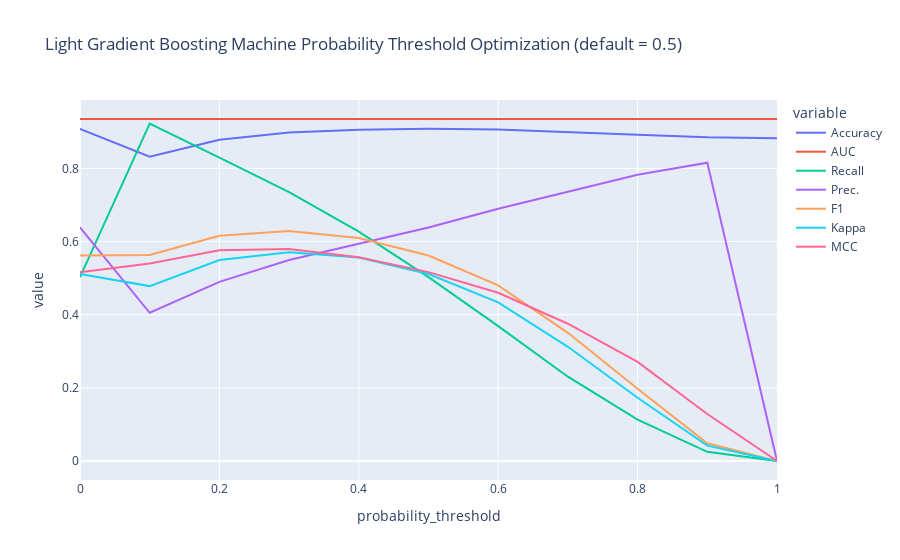

Notebook code cell kept with this figure:
### Code cell
# optimize threshold
optimized_lgb = optimize_threshold(bagged_lgb)

### Figure 1 — Plotly figure (JSON) as saved in the notebook; plotly's stock layout.template omitted (floating-point values rounded to 4 significant figures)
{"data": [{"hovertemplate": "variable=Accuracy<br>probability_threshold=%{x}<br>value=%{y}<extra></extra>", "legendgroup": "Accuracy", "line": {"color": "#636efa", "dash": "solid"}, "marker": {"symbol": "circle"}, "mode": "lines", "name": "Accuracy", "orientation": "v", "showlegend": true, "type": "scatter", "x": [0, 0.1, 0.2, 0.3, 0.4, 0.5, 0.6, 0.7, 0.8, 0.9, 1], "xaxis": "x", "y": [0.9083, 0.8323, 0.8787, 0.8982, 0.906, 0.9083, 0.9066, 0.9002, 0.8925, 0.8853, 0.8829], "yaxis": "y"}, {"hovertemplate": "variable=AUC<br>probability_threshold=%{x}<br>value=%{y}<extra></extra>", "legendgroup": "AUC", "line": {"color": "#EF553B", "dash": "solid"}, "marker": {"symbol": "circle"}, "mode": "lines", "name": "AUC", "orientation": "v", "showlegend": true, "type": "scatter", "x": [0, 0.1, 0.2, 0.3, 0.4, 0.5, 0.6, 0.7, 0.8, 0.9, 1], "xaxis": "x", "y": [0.9353, 0.9353, 0.9353, 0.9353, 0.9353, 0.9353, 0.9353, 0.9353, 0.9353, 0.9353, 0.9353], "yaxis": "y"}, {"hovertemplate": "variable=Recall<br>probability_threshold=%{x}<br>value=%{y}<extra></extra>", "legendgroup": "Recall", "line": {"color": "#00cc96", "dash": "solid"}, "marker": {"symbol": "circle"}, "mode": "lines", "name": "Recall", "orientation": "v", "showlegend": true, "type": "scatter", "x": [0, 0.1, 0.2, 0.3, 0.4, 0.5, 0.6, 0.7, 0.8, 0.9, 1], "xaxis": "x", "y": [0.5028, 0.9225, 0.8297, 0.7352, 0.6275, 0.5028, 0.369, 0.2305, 0.1131, 0.0251, 0], "yaxis": "y"}, {"hovertemplate": "variable=Prec.<br>probability_threshold=%{x}<br>value=%{y}<extra></extra>", "legendgroup": "Prec.", "line": {"color": "#ab63fa", "dash": "solid"}, "marker": {"symbol": "circle"}, "mode": "lines", "name": "Prec.", "orientation": "v", "showlegend": true, "type": "scatter", "x": [0, 0.1, 0.2, 0.3, 0.4, 0.5, 0.6, 0.7, 0.8, 0.9, 1], "xaxis": "x", "y": [0.6386, 0.4054, 0.49, 0.5497, 0.5941, 0.6386, 0.6897, 0.7368, 0.7828, 0.8159, 0], "yaxis": "y"}, {"hovertemplate": "variable=F1<br>probability_threshold=%{x}<br>value=%{y}<extra></extra>", "legendgroup": "F1", "line": {"color": "#FFA15A", "dash": "solid"}, "marker": {"symbol": "circle"}, "mode": "lines", "name": "F1", "orientation": "v", "showlegend": true, "type": "scatter", "x": [0, 0.1, 0.2, 0.3, 0.4, 0.5, 0.6, 0.7, 0.8, 0.9, 1], "xaxis": "x", "y": [0.5619, 0.5632, 0.6159, 0.6287, 0.6098, 0.5619, 0.4801, 0.3506, 0.1974, 0.0485, 0], "yaxis": "y"}, {"hovertemplate": "variable=Kappa<br>probability_threshold=%{x}<br>value=%{y}<extra></extra>", "legendgroup": "Kappa", "line": {"color": "#19d3f3", "dash": "solid"}, "marker": {"symbol": "circle"}, "mode": "lines", "name": "Kappa", "orientation": "v", "showlegend": true, "type": "scatter", "x": [0, 0.1, 0.2, 0.3, 0.4, 0.5, 0.6, 0.7, 0.8, 0.9, 1], "xaxis": "x", "y": [0.5115, 0.4783, 0.5496, 0.5712, 0.5564, 0.5115, 0.434, 0.3123, 0.173, 0.0421, 0], "yaxis": "y"}, {"hovertemplate": "variable=MCC<br>probability_threshold=%{x}<br>value=%{y}<extra></extra>", "legendgroup": "MCC", "line": {"color": "#FF6692", "dash": "solid"}, "marker": {"symbol": "circle"}, "mode": "lines", "name": "MCC", "orientation": "v", "showlegend": true, "type": "scatter", "x": [0, 0.1, 0.2, 0.3, 0.4, 0.5, 0.6, 0.7, 0.8, 0.9, 1], "xaxis": "x", "y": [0.5165, 0.5403, 0.5766, 0.5795, 0.557, 0.5165, 0.46, 0.3754, 0.2712, 0.1286, 0], "yaxis": "y"}], "layout": {"legend": {"title": {"text": "variable"}, "tracegroupgap": 0}, "title": {"text": "Light Gradient Boosting Machine Probability Threshold Optimization (default = 0.5)"}, "xaxis": {"anchor": "y", "domain": [0, 1], "title": {"text": "probability_threshold"}}, "yaxis": {"anchor": "x", "domain": [0, 1], "title": {"text": "value"}}}}
